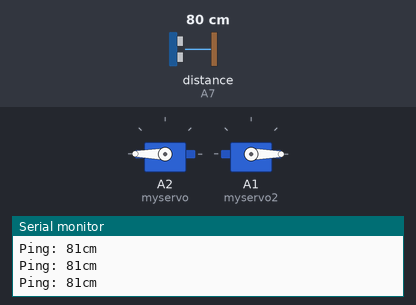
Recording of a sketch running on a simulated Arduino Nano, built with avr-gcc and run on an emulated ATmega328P. Shown: 2 × servo, the last lines printed to the serial monitor. Inputs (shaded band) come from the test bench; at power-on: distance to the obstacle (sensor on A7) 80 cm. The echo pulse lasts 58.3 µs per cm.

Above: at 1.2 s.
1.3 s: distance to the obstacle (sensor on A7) set to 145 cm
4.3 s: distance to the obstacle (sensor on A7) set to 151 cm
At 4.8 s:
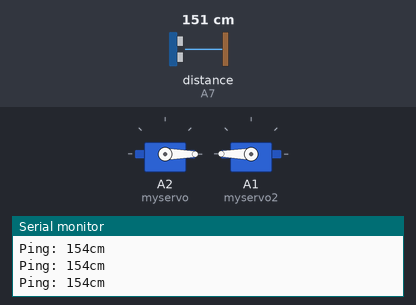
5.8 s: distance to the obstacle (sensor on A7) set to 2 cm
At 7.0 s:
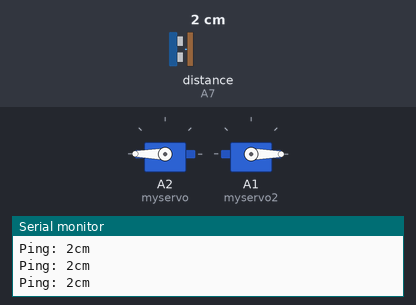
7.3 s: distance to the obstacle (sensor on A7) set to 153 cm
At 7.9 s:
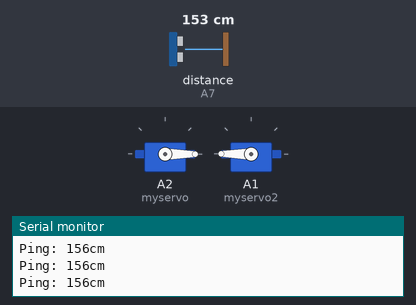
Timing chart, 0 to 9.8 s (numbered marks = the images above; inputs shaded):
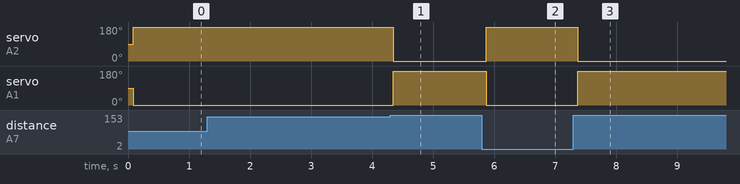

The sketch:

ProjectCode.ino
```cpp
// Demo from NewPing library was used in the creation of this code

#include <NewPing.h>
#include <Servo.h>

#define TRIGGER_PIN  A6  // Input pin tied to trigger pin on the ultrasonic sensor.
#define ECHO_PIN     A7  // Input pin tied to echo pin on the ultrasonic sensor.
#define MAX_DISTANCE 200 // Maximum distance we want to ping for (in centimeters). Maximum sensor distance is rated at 400-500cm.

NewPing sonar(TRIGGER_PIN, ECHO_PIN, MAX_DISTANCE); // NewPing setup of pins and maximum distance.
Servo myservo;  // create servo object to control a servo
Servo myservo2; // create servo2 object to control a servo

int pos = 0;
int pos2 = 180;

void setup() {
  Serial.begin(115200); // Open serial monitor at 115200 baud to see ping results.
  myservo.attach(A2);
  myservo2.attach(A1);
}

void loop() {
  delay(50);                     // Wait 50ms between pings (about 20 pings/sec). 29ms should be the shortest delay between pings.
  Serial.print("Ping: ");
  Serial.print(sonar.ping_cm()); // Send ping, get distance in cm and print result (0 = outside set distance range)
  Serial.println("cm");

  if (sonar.ping_cm() <= 150) {
    for (pos = pos; pos <= 180; pos += 1) { // goes from 0 degrees to 180 degrees
      // in steps of 1 degree
      myservo.write(pos);              // tell servo to go to position in variable 'pos'
    }
    for (pos2 = pos2; pos2 >= 0; pos2 -= 1) { // goes from 0 degrees to 180 degrees
      // in steps of 1 degree
      myservo2.write(pos2);              // tell servo to go to position in variable 'pos'
    }
  }
  else {
    for (pos = pos; pos >= 0; pos -= 1) { // goes from 180 degrees to 0 degrees
      myservo.write(pos);              // tell servo to go to position in variable 'pos'
    }
    for (pos2 = pos2; pos2 <= 180; pos2 += 1) { // goes from 0 degrees to 180 degrees
      // in steps of 1 degree
      myservo2.write(pos2);              // tell servo to go to position in variable 'pos'
    }
  }
}
```

Measured:
- the behaviour switches between 147 and 148 cm on distance to the obstacle (sensor on A7) (found by bisection; images 0 and 1)
- after the input at 4.3 s, servo on A2 (myservo): 180° → 0° at once; servo on A1 (myservo2): 0° → 180° at once
- after the input at 5.8 s, servo on A2 (myservo): 0° → 180° after 0.07 s; servo on A1 (myservo2): 180° → 0° after 0.07 s
- after the input at 7.3 s, servo on A2 (myservo): 180° → 0° after 0.07 s; servo on A1 (myservo2): 0° → 180° after 0.07 s
